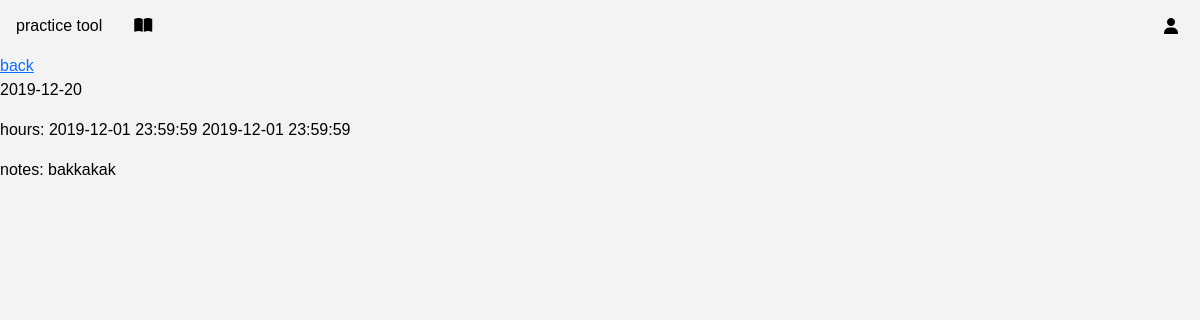
The app's page /entry/1 (signed in), older data.
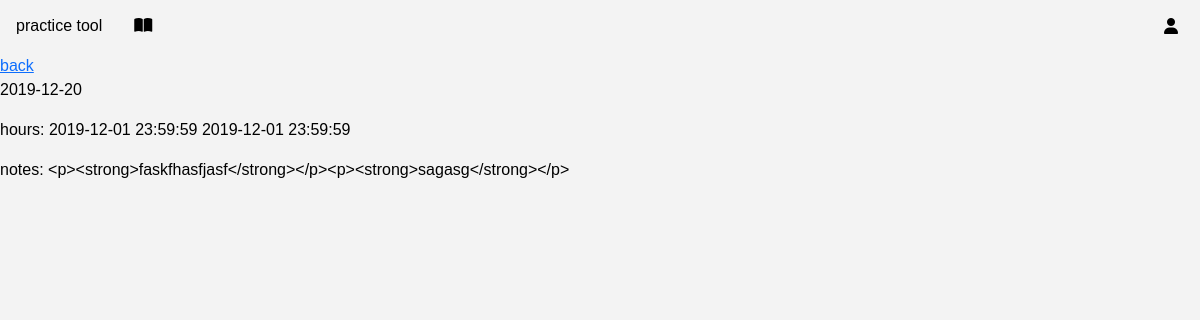
The same page, newer data.
### models.py (models this page shows)
class Entry(db.Model):
    __tablename__ = 'Entry'
    id = db.Column(db.Integer, primary_key=True, nullable=False)
    user_id = db.Column(db.Integer, ForeignKey('User.id'), nullable=False)
    diary_id = db.Column(db.Integer, ForeignKey('Diary.id'), nullable=False)
    title = db.Column(db.Text)
    notes = db.Column(db.Text)
    diary = relationship('Diary', back_populates='entries')
    activities = relationship('Activity', back_populates='entry')

class Activity(db.Model):
    id = db.Column(db.Integer, primary_key=True, nullable=False)
    user_id = db.Column(db.Integer, ForeignKey('User.id'), nullable=False)
    entry_id = db.Column(db.Integer, ForeignKey('Entry.id'), nullable=False)
    start_time = db.Column(db.DateTime)
    end_time = db.Column(db.DateTime)
    entry = relationship('Entry', back_populates='activities')

### app.py (the view)
@app.route('/entry/<int:id>', methods=['GET', 'POST'])
@login_required
def entry(id):
    entry = models.Entry.query.filter_by(user_id=current_user.id, id=id).first()
    return render_template('entry.html', entry=entry)

### app.py (called while the page is built)
@login_manager.user_loader
def load_user(id):
    return models.User.query.get(int(id))

### templates/entry.html
{% extends 'layout.html' %} {% block content %}
<div class="entry">
<a href="{{url_for('diary', id=entry.diary.id)}}">back</a>
<p>{{entry.title}}</p>
{% for activity in entry.activities %}
<p>hours: {{activity.end_time}} {{ activity.start_time}}</p>
{% endfor %}
notes:
{{entry.notes}}
</div>
{% endblock %}

### templates/layout.html (shortened to what this page needs)
<!DOCTYPE html>
<html lang="en" dir="ltr">
  <head>
    <link rel="stylesheet" href="https://cdn.jsdelivr.net/npm/bootstrap@5.1.3/dist/css/bootstrap.min.css">
    <link rel="stylesheet" href="{{url_for('static', filename='css/style.css')}}">
    <link rel="stylesheet" href="path/to/font-awesome/css/font-awesome.min.css">
  </head>
  <body>
    {% include 'header.html' %}
    {% block content %} {%endblock %}
  </body>
</html>

### templates/header.html (shortened to what this page needs)
<div class="header">
<div class="topnav">
  <ul>
    <li>practice tool</li>
    <li><a href="{{url_for('index')}}"><i class="fa-solid fa-book-open"></i></a></li>
    <li style=float:right><div class="dropdown">
      <button><i class="fa-solid fa-user"></i></button>
    </div></li>
  </ul>
</div>
</div>

### static/css/style.css (style rules this page uses)
body { background-color: #F3F3F3; color: black; border-color: #E9492B; font-family: "Century Gothic", CenturyGothic, AppleGothic, sans-serif; overflow-x: hidden; padding: 0; margin: 0; }
.topnav { position: relative; width: 100%; padding: 0; margin: 0; }
.topnav ul { list-style-type: none; margin: 0; padding: 0; overflow: hidden; background-color: #f3f3f3; }
.topnav li { float: left; text-align: center; padding: 14px 16px; }
.topnav li a { display: block; color: black; text-align: center; text-decoration: none; }
button { background-color: inherit; font-size: 16px; margin-top: 0; border: none; cursor: pointer; }
.dropdown { position: relative; display: inline-block; margin-top: 0px; }

Row changes from the older to the newer data that the page shows:
changed Entry: notes "bakkakak" → "<p><strong>faskfhasfjasf</strong></p><p><strong>sagasg</strong></p>"
